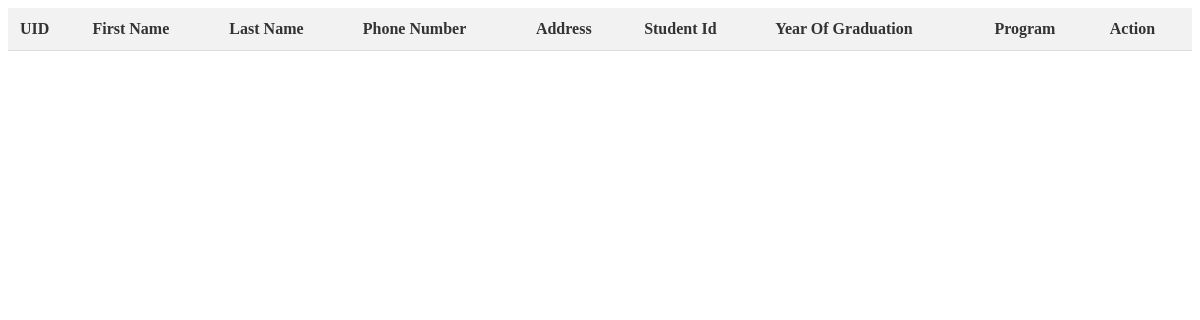
The app's page /499_login/manage_students.php, older data.
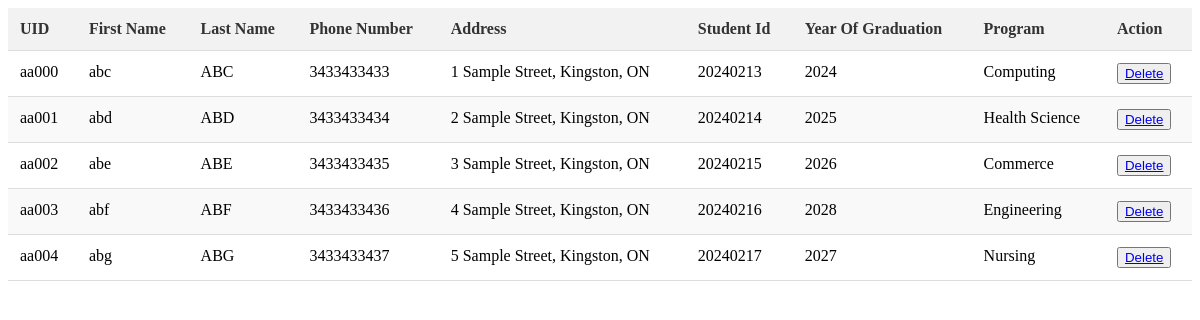
The same page, newer data.
### tables this page shows
CREATE TABLE students (
    UID varchar(255) PRIMARY KEY,
    first_name varchar(255),
    last_name varchar(255),
    phone_number varchar(255),
    address varchar(255),
    student_id bigint,
    year_of_graduation int,
    program varchar(255)
);

### 499_login/manage_students.php (the view, shortened to what this page needs)
<!DOCTYPE html>
<html lang="en">
<head>
    <link rel="stylesheet" href="index.css">
</head>
<body>
<table>
    <thead>
    <tr>
        <th>UID</th>
        <th>First Name</th>
        <th>Last Name</th>
        <th>Phone Number</th>
        <th>Address</th>
        <th>Student Id</th>
        <th>Year Of Graduation</th>
        <th>Program</th>
        <th>Action</th>
    </tr>
    </thead>
    <tbody>
    <?php include 'init.php';
    $sql = "SELECT * FROM students";
    $result = $mysqli->query($sql);
    if ($result->num_rows > 0) {
        while($row = $result->fetch_assoc()) { ?>
            <tr>
                <td><?php echo $row["UID"]; ?></td>
                <td><?php echo $row["first_name"]; ?></td>
                <td><?php echo $row["last_name"]; ?></td>
                <td><?php echo $row["phone_number"]; ?></td>
                <td><?php echo $row["address"]; ?></td>
                <td><?php echo $row["student_id"]; ?></td>
                <td><?php echo $row["year_of_graduation"]; ?></td>
                <td><?php echo $row["program"]; ?></td>
                <td>
                    <button><a href="delete_students.php?id=<?php echo $row["UID"]?>">Delete</a></button>
                </td>
            </tr>
        <?php }
    }
    ?>
    </tbody>
</table>
</body>
</html>

### 499_login/index.css (style rules this page uses)
table { width: 100%; border-collapse: collapse; margin-bottom: 2rem; }
th, td { padding: 12px; text-align: left; vertical-align: top; border-bottom: 1px solid #ddd; }
th { background-color: #f2f2f2; font-weight: bold; color: #333; }
tr:nth-child(even) { background-color: #f9f9f9; }

Row changes from the older to the newer data that the page shows:
added students: UID "aa000", first_name "abc", last_name "ABC", phone_number "3433433433", address "1 Sample Street, Kingston, ON", student "20240213", year_of_graduation "2024", program "Computing"
added students: UID "aa001", first_name "abd", last_name "ABD", phone_number "3433433434", address "2 Sample Street, Kingston, ON", student "20240214", year_of_graduation "2025", program "Health Science"
added students: UID "aa002", first_name "abe", last_name "ABE", phone_number "3433433435", address "3 Sample Street, Kingston, ON", student "20240215", year_of_graduation "2026", program "Commerce"
added students: UID "aa003", first_name "abf", last_name "ABF", phone_number "3433433436", address "4 Sample Street, Kingston, ON", student "20240216", year_of_graduation "2028", program "Engineering"
added students: UID "aa004", first_name "abg", last_name "ABG", phone_number "3433433437", address "5 Sample Street, Kingston, ON", student "20240217", year_of_graduation "2027", program "Nursing"
